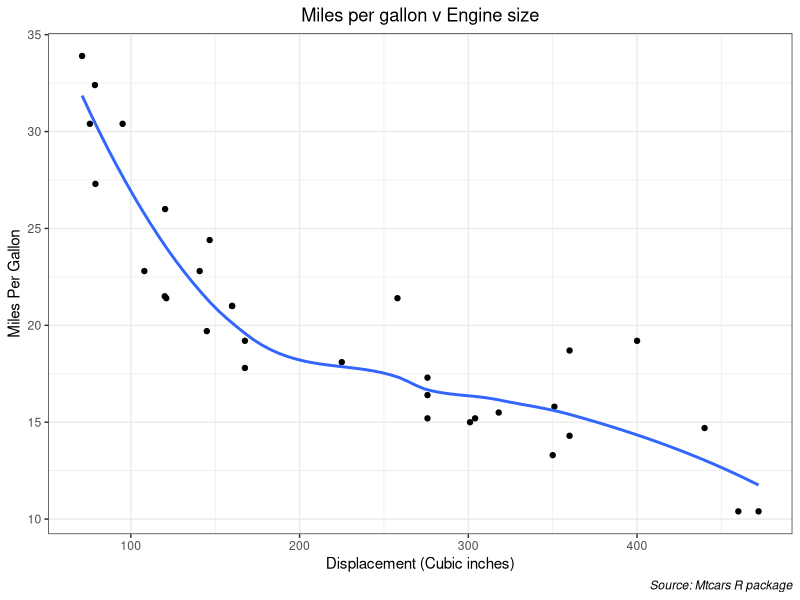
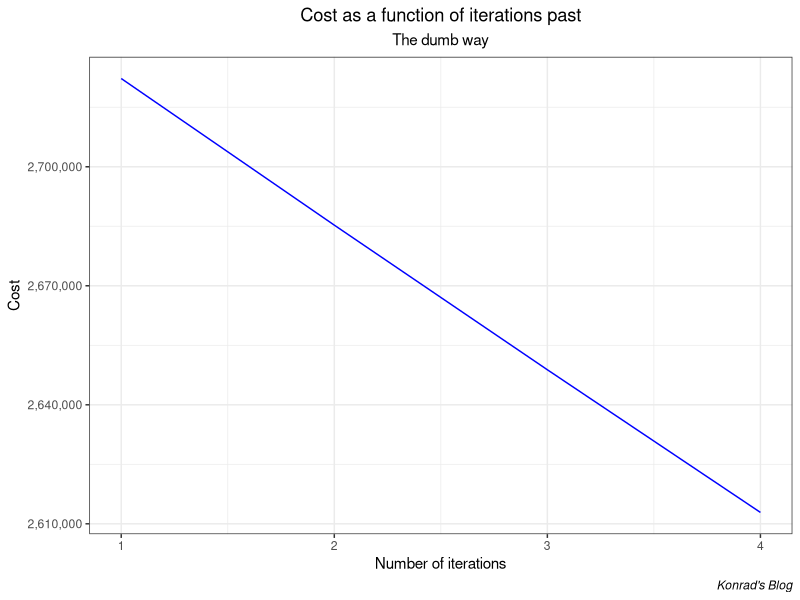
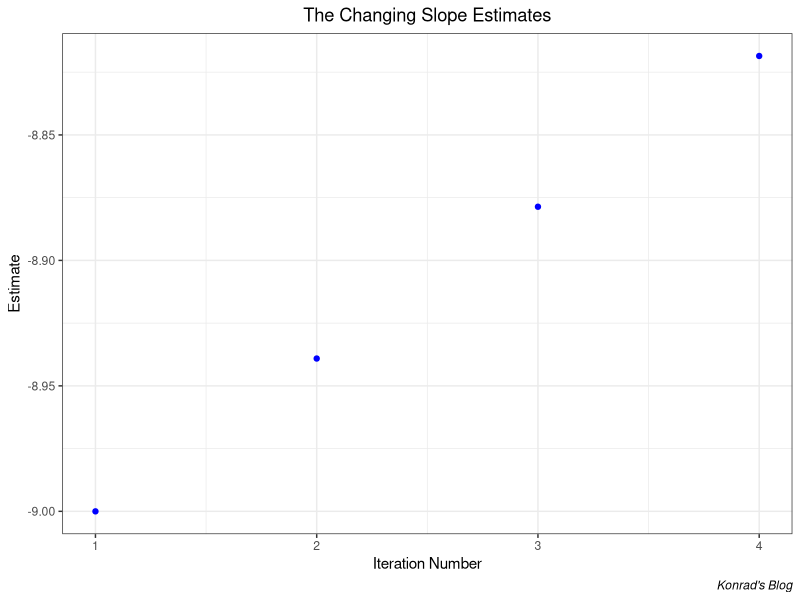

Reproduce these figures in R, in order.
## ---- chunk 1
library(tidyverse)
library(scales)
data("mtcars")

data <- mtcars %>% 
  select(disp, mpg)


## ---- chunk 2
data %>% 
  ggplot() +
  geom_point(mapping = aes(x = disp, y = mpg)) +
  geom_smooth(mapping = aes(x = disp, y = mpg), se = FALSE) +
  theme_bw() +
  labs(title = "Miles per gallon v Engine size",
       x = "Displacement (Cubic inches)",
       y = "Miles Per Gallon",
       caption = "Source: Mtcars R package") +
  theme(plot.title = element_text(hjust = 0.5)) +
  theme(plot.subtitle = element_text(hjust = 0.5)) +
  theme(plot.caption = element_text(face = "italic"))
 
  
## ---- chunk 3
obs <- length(data$mpg)

small_x <- matrix(data$disp)

x_dumb <- cbind(rep(1, obs), small_x)
y_dumb <- data$mpg
learn_rate <- 0.0000001
b_0first <- 35
b_1first <- -9
## ---- chunk 4
## initial state
beta_first <- rbind(b_0first, b_1first)

cost0 <- sum((x_dumb%*%beta_first - y_dumb)^2)/(2*obs)

## first iteration

costderiv <- (1/obs)*(t(x_dumb)%*%(x_dumb%*%beta_first - y_dumb))

beta_snd <- beta_first - learn_rate*costderiv

cost1 <- sum((x_dumb%*%beta_snd - y_dumb)^2)/(2*obs)

## second iteration

costderiv2 <- (1/obs)*(t(x_dumb)%*%(x_dumb%*%beta_snd - y_dumb))

beta_3rd <- beta_snd -learn_rate*costderiv2

cost2 <- sum((x_dumb%*%beta_3rd - y_dumb)^2)/(2*obs)

## third iteration

costderiv3 <- (1/obs)*(t(x_dumb)%*%(x_dumb%*%beta_3rd - y_dumb))

beta_4th <- beta_3rd -learn_rate*costderiv3

cost3 <- sum((x_dumb%*%beta_4th - y_dumb)^2)/(2*obs)

## stack the costs into a vector

cost_vec <- c(cost0, cost1, cost2, cost3)

beta0_vec <- c(beta_first[1], beta_snd[1], beta_3rd[1], beta_4th[1])
beta1_vec <- c(beta_first[2], beta_snd[2], beta_3rd[2], beta_4th[2])

## ---- chunk 5
ggplot() +
  geom_line(mapping=aes(x = seq(1, 4, 1), y = cost_vec), color = "blue") +
  theme_bw() +
  labs(title = "Cost as a function of iterations past",
       subtitle = "The dumb way",
       x = "Number of iterations",
       y = "Cost",
       caption = "Konrad's Blog") +
  theme(plot.title = element_text(hjust = 0.5)) +
  theme(plot.subtitle = element_text(hjust = 0.5)) +
  scale_y_continuous(labels = comma) +
  theme(plot.caption = element_text(face = "italic"))
## ---- chunk 6
ggplot() +
  geom_point(mapping=aes(x = seq(1, 4, 1), y = beta1_vec), color = "blue") +
  theme_bw() +
  labs(title = "The Changing Slope Estimates",
       x = "Iteration Number",
       y = "Estimate",
       caption = "Konrad's Blog") +
  theme(plot.title = element_text(hjust = 0.5)) +
  theme(plot.subtitle = element_text(hjust = 0.5)) +
  theme(plot.caption = element_text(face = "italic"))
